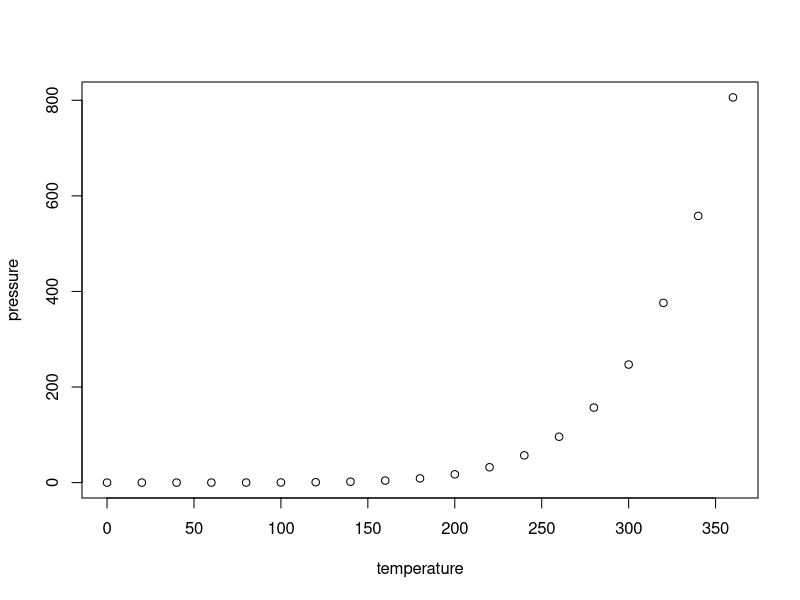
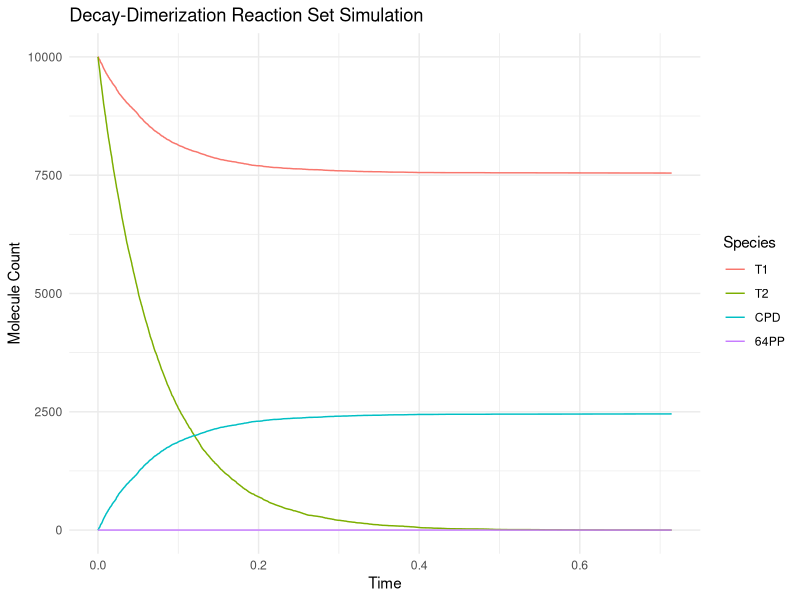
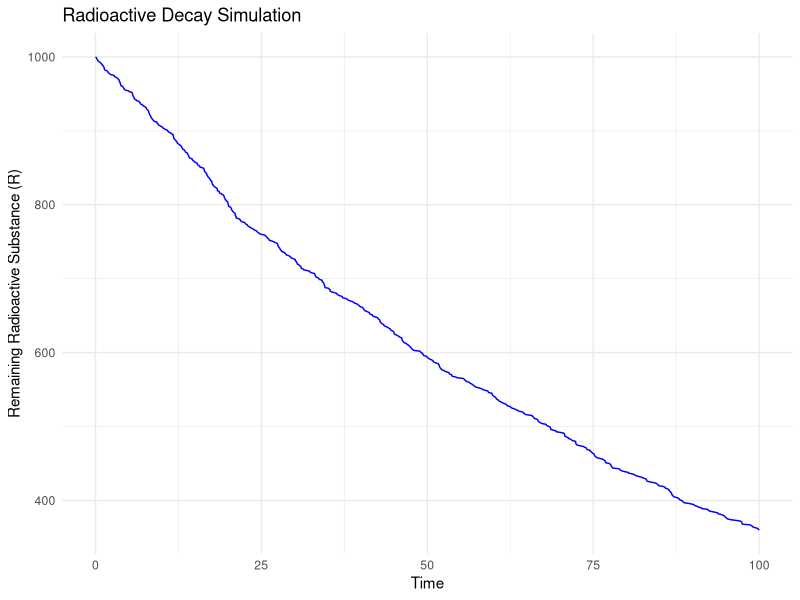

Write R code to recreate these figures, in order.
## ---- chunk 1
knitr::opts_chunk$set(echo = TRUE)
## ---- chunk 2
summary(cars)
## ---- chunk 3
plot(pressure)
## ---- chunk 4
# Load required libraries
if (!require("reshape2")) install.packages("reshape2")
if (!require("ggplot2")) install.packages("ggplot2")
library(reshape2)
library(ggplot2)
# Define reaction rates
c1 <- (1 - (37 + 2) / 1e6) * 10   # No dimerization occurs
c2 <- (37 / 1e6) * 10             # Formation of CPD
c3 <- (2 / 1e6) * 10              # Formation of 64-PP
# Initial state
state <- c(T1 = 10000, T2 = 10000, CPD = 0, `64PP` = 0)
# Define propensity functions
propensities <- function(state) {
  c(
    c1 * state["T2"],               # Reaction 1
    c2 * state["T1"] * state["T2"], # Reaction 2
    c3 * state["T2"]                # Reaction 3
  )
}
# Gillespie simulation function
simulate_gillespie <- function(state, max_time) {
  # Initialize time and output data frame
  time <- 0
  output <- data.frame(
    Time = numeric(0),
    T1 = numeric(0),
    T2 = numeric(0),
    CPD = numeric(0),
    `64PP` = numeric(0)
  )
  
  # Record the initial state
  initial_row <- c(Time = time, state)
  output <- rbind(output, as.data.frame(t(initial_row), stringsAsFactors = FALSE))
  
  while (time < max_time) {
    # Calculate propensities
    props <- propensities(state)
    total_prop <- sum(props)
    
    # Stop if no reactions can occur
    if (total_prop == 0) break
    
    # Time to next reaction
    delta_t <- rexp(1, rate = total_prop)
    time <- time + delta_t
    
    # Select which reaction occurs
    reaction <- sample(length(props), 1, prob = props)
    
    # Update state based on reaction
    if (reaction == 1) state["T2"] <- state["T2"] - 1
    if (reaction == 2) {
      state["T1"] <- state["T1"] - 1
      state["T2"] <- state["T2"] - 1
      state["CPD"] <- state["CPD"] + 1
    }
    if (reaction == 3) {
      state["T2"] <- state["T2"] - 1
      state["64PP"] <- state["64PP"] + 1
    }
    
    # Record the new state
    new_row <- c(Time = time, state)
    output <- rbind(output, as.data.frame(t(new_row), stringsAsFactors = FALSE))
  }
  
  # Convert columns to numeric for consistency
  output[] <- lapply(output, as.numeric)
  return(output)
}
# Run the simulation
max_time <- 100
simulation <- simulate_gillespie(state, max_time)
## ---- chunk 5
# Reshape data for plotting
simulation_long <- melt(simulation, id.vars = "Time")
# Plot results
ggplot(simulation_long, aes(x = Time, y = value, color = variable)) +
  geom_line() +
  labs(
    title = "Decay-Dimerization Reaction Set Simulation",
    x = "Time",
    y = "Molecule Count",
    color = "Species"
  ) +
  theme_minimal()
## ---- chunk 6
# Define parameters
c <- 0.01  # Decay rate constant
state <- c(R = 1000)  # Initial radioactive substance
max_time <- 100  # Maximum simulation time
# Define propensity function
propensities <- function(state) {
  c * state["R"]
}
# Gillespie simulation function
simulate_gillespie <- function(state, max_time) {
  time <- 0
  output <- data.frame(Time = numeric(0), R = numeric(0))
  output <- rbind(output, data.frame(Time = time, R = state["R"]))
  
  while (time < max_time) {
    # Calculate propensity
    prop <- propensities(state)
    if (prop == 0) break  # Stop if no reactions can occur
    
    # Time to next reaction
    delta_t <- rexp(1, rate = prop)
    time <- time + delta_t
    
    # Update state (decay reaction)
    state["R"] <- state["R"] - 1
    
    # Record the state
    output <- rbind(output, data.frame(Time = time, R = state["R"]))
  }
  
  return(output)
}
# Run the simulation
simulation <- simulate_gillespie(state, max_time)
## ---- chunk 7
library(ggplot2)
# Plot results
ggplot(simulation, aes(x = Time, y = R)) +
  geom_line(color = "blue") +
  labs(
    title = "Radioactive Decay Simulation",
    x = "Time",
    y = "Remaining Radioactive Substance (R)"
  ) +
  theme_minimal()
